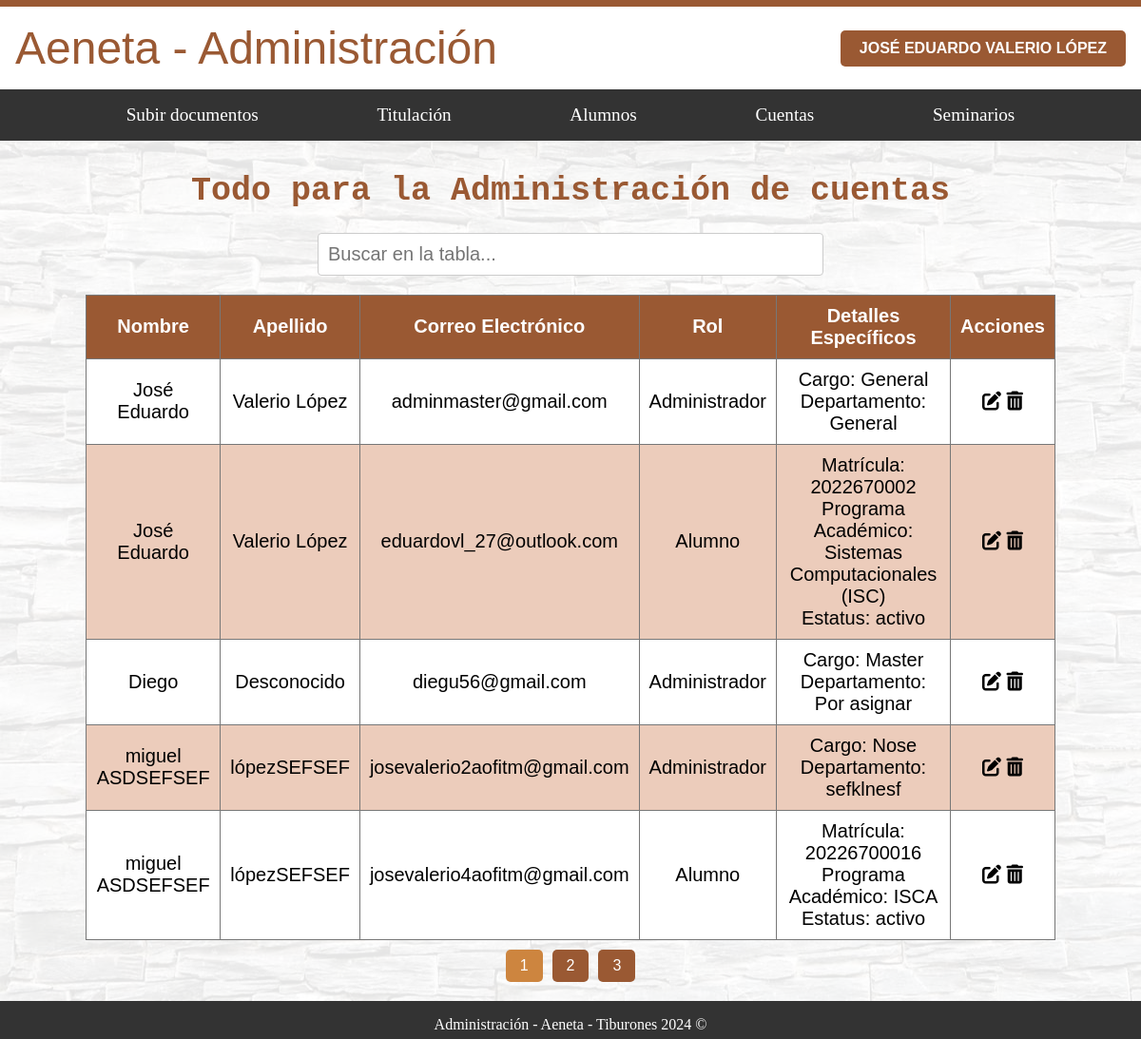
The page /administracion/cuentas/administrar_cuentas/ (signed in) on the database its author committed.
### usuarios/models.py (models this page shows)
class CustomUser(AbstractUser):
    nombre = models.CharField(max_length=100)
    apellido = models.CharField(max_length=100)
    correo_electronico = models.EmailField(unique=True)
    is_administrador = models.BooleanField(default=False)
    is_alumno = models.BooleanField(default=False)
    is_docente = models.BooleanField(default=False)
    matricula = models.CharField(max_length=20, blank=True, null=True)
    programa_academico = models.CharField(max_length=100, blank=True, null=True)
    estatus = models.CharField(max_length=20, choices=[('activo', 'Activo'), ('egresado', 'Egresado')], blank=True, null=True)
    especialidad = models.CharField(max_length=100, blank=True, null=True)
    departamento_docente = models.CharField(max_length=100, blank=True, null=True)
    cargo = models.CharField(max_length=100, blank=True, null=True)
    departamento_admin = models.CharField(max_length=100, blank=True, null=True)

### administracion/views.py (the view)
# urls.py: path('cuentas/administrar_cuentas/', AdministracionAdminCuentas.as_view(), name='administrar_cuentas'),
class AdministracionAdminCuentas(AdminRequiredMixin, TemplateView):
    template_name = 'administracion/cuentas/administrar_cuentas.html'
    def get_context_data(self, **kwargs):
        context = super().get_context_data(**kwargs)
        context['usuarios'] = CustomUser.objects.all()
        return context

### administracion/context_processors.py (called while the page is built)
def admin_info(request):
    if request.user.is_authenticated and hasattr(request.user, 'nombre'):
        return {
            'nombre_administrador': request.user.nombre,
            'apellido_administrador': request.user.apellido,
            'departamento_administrador': request.user.departamento_admin,
            'cargo_administrador': request.user.cargo,
            'correo_administrador': request.user.correo_electronico,
        }
    return {}

### administracion/mixins.py (called while the page is built)
    def dispatch(self, request, *args, **kwargs):
        if not request.user.is_authenticated:
            return self.handle_no_permission()
        if not getattr(request.user, 'is_administrador', False):  # Usar getattr para manejar si el atributo no existe
            messages.error(request, 'No tienes permiso para ver esta página.')
            return redirect('nombre_de_la_url_por_defecto')
        return super().dispatch(request, *args, **kwargs)

### alumnos/context_processors.py (called while the page is built)
def alumno_info(request):
    if request.user.is_authenticated and hasattr(request.user, 'nombre'):
        return {
            'nombre_alumno' : request.user.nombre,
            'apellido_alumno' :request.user.apellido,
            'boleta_alumno': request.user.matricula,
            'programa_academico': request.user.programa_academico,
            'estatus_alumno': request.user.estatus,
            'correo_alumno':request.user.correo_electronico,
        }
    return {}

### docente/context_processors.py (called while the page is built)
def docente_info(request):
    if request.user.is_authenticated and hasattr(request.user, 'nombre'):
        return {
            'nombre_docente': request.user.nombre,
            'apellido_docente': request.user.apellido,
            'especialidad_docente': request.user.especialidad,
            'departamento_docente': request.user.departamento_docente,
            'correo_docente': request.user.correo_electronico,
        }
    return {}

### administracion/templates/administracion/cuentas/administrar_cuentas.html (shortened to what this page needs)
{% extends "base_generic_Administracion.html" %}
{% load static%}
{% block content %}
  <div id="fondo">
    <div class="contenedor_principal letra_texto">
      <h1 class="letra_titulos">Todo para la Administración de cuentas</h1>
      <input type="text" id="searchInput" onkeyup="filterTable()" placeholder="Buscar en la tabla..." class="letra_texto">
      <table border="1" id="userTable">
        <thead>
          <tr>
            <th>Nombre</th>
            <th>Apellido</th>
            <th>Correo Electrónico</th>
            <th>Rol</th>
            <th>Detalles Específicos</th>
            <th>Acciones</th>
          </tr>
        </thead>
        <tbody id="tableBody">
          {% for usuario in usuarios %}
          <tr>
            <td>{{ usuario.nombre }}</td>
            <td>{{ usuario.apellido }}</td>
            <td>{{ usuario.correo_electronico }}</td>
            <td>
              {% if usuario.is_administrador %}
                Administrador
              {% elif usuario.is_alumno %}
                Alumno
              {% elif usuario.is_docente %}
                Docente
              {% else %}
                No definido
              {% endif %}
            </td>
            <td>
              {% if usuario.is_alumno %}
                Matrícula: {{ usuario.matricula }}<br>
                Programa Académico: {{ usuario.programa_academico }}<br>
                Estatus: {{ usuario.estatus }}
              {% elif usuario.is_docente %}
                Especialidad: {{ usuario.especialidad }}<br>
                Departamento: {{ usuario.departamento_docente }}
              {% elif usuario.is_administrador %}
                Cargo: {{ usuario.cargo }}<br>
                Departamento: {{ usuario.departamento_admin }}
              {% endif %}
            </td>
            <td>
              <i class="fas fa-edit" onclick="editarUsuario('{{ usuario.id }}')"></i>
              <i class="fas fa-trash-alt" onclick="deleteUsuario('{{ usuario.id }}')"></i>
          </td>
          </tr>
          {% endfor %}
        </tbody>
      </table>
      <div id="pagination" class="pagination">
      </div>
    </div>
  </div>
{% endblock %}

### administracion/templates/base_generic_Administracion.html (shortened to what this page needs)
<!DOCTYPE html>
{%load static %}
<html lang="es">
<head>
    <link rel="stylesheet" type="text/css" href="{% static 'styles/home_administracion.css' %}">
    <link rel="stylesheet" type="text/css" href="{% static 'styles/subirDoc.css' %}">
    <link rel="stylesheet" type="text/css" href="{% static 'styles/base.css' %}">
    <link rel="stylesheet" type="text/css" href="{% static 'styles/informacion.css' %}">
    <link rel="stylesheet" type="text/css" href="{% static 'styles/nav_bar.css' %}">
    <link rel="stylesheet" type="text/css" href="{% static 'styles/alumno.css' %}">
    <link rel="stylesheet" type="text/css" href="{% static 'styles/crear_cuentas.css' %}">
    <link rel="stylesheet" type="text/css" href="{% static 'styles/administrar_cuentas.css' %}">
    <link rel="stylesheet" type="text/css" href="{% static 'styles/paginacion.css' %}">
    <link rel="stylesheet" href="https://cdnjs.cloudflare.com/ajax/libs/font-awesome/6.0.0-beta3/css/all.min.css">
</head>
<body>
    <div id="nombre_sistema" class="header-flex-container">
        <a href="{% url 'administracion:home' %}">
            <span>Aeneta - Administración</span>
        </a>
        <div class="admin-info">
            {% if nombre_administrador %}
                <div class="dropdown_base">
                    <button class="dropbtn_base">{{ nombre_administrador }} {{ apellido_administrador }}</button>
                </div>
            {% endif %}
        </div>
    </div>
    <nav class="nav_bar" aria-label="Navegación principal">
        <a class="nav-link" href="{% url 'administracion:subir_documento' %}">Subir documentos</a>
        <div class="dropdown">
            <a class="nav-link">Titulación</a>
        </div>
        <a class="nav-link" href="{% url 'administracion:alumnos' %}">Alumnos</a>
        <div class="dropdown">
            <a class="nav-link">Cuentas</a>
        </div>
        <a class="nav-link" href="{% url 'administracion:seminarios' %}">Seminarios</a>
    </nav>
    {% block content %}{% endblock %}
    <footer>
        <p>Administración - Aeneta - Tiburones 2024 ©</p>
    </footer>
</body>
</html>

### administracion/static/styles/home_administracion.css (style rules this page uses)
html { margin: 0; padding: 0; overflow-x: hidden; box-sizing: border-box; }
.header-flex-container, #fondo, footer { width: 100%; max-width: 100%; box-sizing: border-box; }
body { margin: 0; padding: 0; min-height: 100vh; display: flex; flex-direction: column; }
.header-flex-container, #fondo, footer { width: 100%; }
#fondo { position: relative; flex: 1; display: flex; flex-direction: column; justify-content: center; }
#fondo::before { content: ''; background-image: url('/static/image_admin/fondos_admin/Fondo.jpg'); opacity: 0.1; top: 0; left: 0; bottom: 0; right: 0; position: absolute; z-index: -1; }
.contenedor_principal { position: relative; margin: auto; width: 85%; z-index: 2; padding: 10px; }
.letra_titulos { font-family: monospace; color: #9A5933; font-size: 35px; text-align: center; }
.letra_texto { font-family: sans-serif; color: black; font-size: 20px; text-align: justify; }
.header-flex-container { display: flex; justify-content: space-between; align-items: center; padding: 1rem; background-color: #fff; border-top: 7px solid #9A5933; font-family: 'Malgun Gothic Semilight', sans-serif; }
.header-flex-container span { font-size: 3rem; color: #9A5933; font-weight: 300; }
.header-flex-container button { background-color: #9A5933; color: white; border: none; padding: 10px 20px; text-transform: uppercase; font-weight: bold; cursor: pointer; border-radius: 5px; }
.header-flex-container a, .header-flex-container a:visited { text-decoration: none; color: inherit; }
footer { background: #333; color: white; text-align: center; height: 40px; width: 100%; }

### administracion/static/styles/subirDoc.css (style rules this page uses)
.contenedor_principal { position: relative; margin: auto; width: 85%; z-index: 2; padding: 10px; }
.letra_titulos { font-family: monospace; color: #9A5933; font-size: 35px; text-align: center; }
.letra_texto { font-family: sans-serif; color: black; font-size: 20px; text-align: justify; }
input[type="text"], input[type="date"], input[type="file"], select, textarea { width: 95%; padding: 10px; margin-bottom: 20px; border: 1px solid #ccc; border-radius: 4px; }

### administracion/static/styles/base.css (style rules this page uses)
.header-flex-container { display: flex; justify-content: space-between; align-items: center; }
.admin-info { display: flex; align-items: center; gap: 10px; font-family: monospace; color: #9A5933; font-size: 20px; }
.dropdown_base { position: relative; display: inline-block; z-index: 1030; }
.dropbtn_base { background-color: #9A5933; color: white; padding: 16px; font-size: 16px; border: none; cursor: pointer; }

### administracion/static/styles/nav_bar.css (style rules this page uses)
.nav_bar { display: flex; justify-content: space-evenly; align-items: center; position: sticky; top: 0; background: #333333; padding: .5rem .5rem; z-index: 1029; }
.nav-link, .dropbtn { color: white; text-decoration: none; padding: 0.5rem 0; font-size: 1.2rem; transition: opacity 0.3s; }
.dropdown { position: relative; display: inline-block; z-index: 1030; }

### administracion/static/styles/alumno.css (style rules this page uses)
table { width: 100%; border-collapse: collapse; background-color: white; }
table th, table td { border: 1px solid #777777; padding: 10px; text-align: center; }
thead th { background-color: #9A5933; color: #fff; }
tbody tr:nth-child(even) { background-color: #ecccbb; }

### administracion/static/styles/administrar_cuentas.css (style rules this page uses)
#searchInput { width: 50%; display: block; margin-top: 20px; margin-bottom: 20px; margin-left: auto; margin-right: auto; }

### administracion/static/styles/paginacion.css (style rules this page uses)
#pagination { text-align: center; margin-top: 10px; margin-bottom: 10px; }

### rows shown on the page
CustomUser: nombre "JOSÉ EDUARDO", apellido "VALERIO LÓPEZ", nombre "José Eduardo", apellido "Valerio López", correo_electronico "adminmaster@gmail.com", is_administrador "Administrador", cargo "General", departamento_admin "General"
CustomUser: nombre "José Eduardo", apellido "Valerio López", correo_electronico "eduardovl_27@outlook.com", is_administrador "Alumno", matricula "2022670002", programa_academico "Sistemas Computacionales (ISC)", estatus "activo"
CustomUser: nombre "Diego", apellido "Desconocido", correo_electronico "diegu56@gmail.com", is_administrador "Administrador", cargo "Master", departamento_admin "Por asignar"
CustomUser: nombre "miguel ASDSEFSEF", apellido "lópezSEFSEF", correo_electronico "josevalerio2aofitm@gmail.com", is_administrador "Administrador", cargo "Nose", departamento_admin "sefklnesf"
CustomUser: nombre "miguel ASDSEFSEF", apellido "lópezSEFSEF", correo_electronico "josevalerio4aofitm@gmail.com", is_administrador "Alumno", matricula "20226700016", programa_academico "ISCA", estatus "activo"
